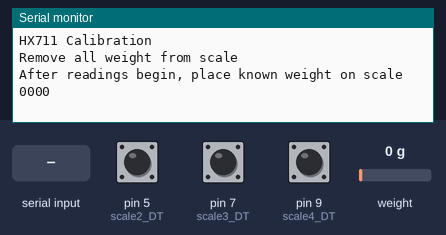
Bench run of a sketch on a simulated Arduino Uno, built with avr-gcc and run on an emulated ATmega328P. Parts: the last lines printed to the serial monitor. Inputs (shaded band) come from the test bench; at power-on: weight on the scale 0 g, pin 5 (scale2_DT) HIGH, pin 7 (scale3_DT) HIGH, pin 9 (scale4_DT) HIGH.

Above: at 2.2 s.
2.3 s: "s" received over Serial
At 2.52 s:
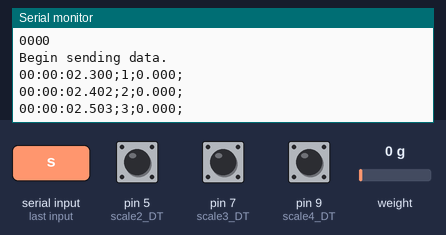
3.8 s: "e" received over Serial
At 4.4 s:
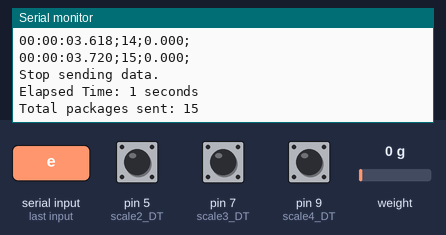
5.3 s: "s" received over Serial
At 5.52 s:
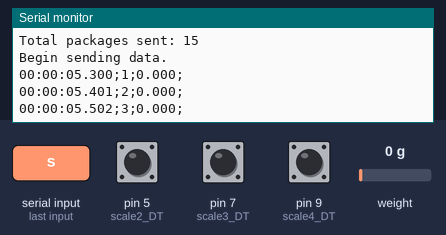
8.3 s: weight on the scale set to 100 g
At 8.36 s:
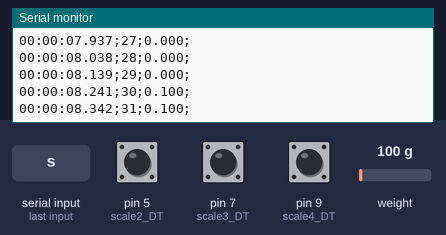
11.3 s: weight on the scale set to 1250 g
At 13.73 s:
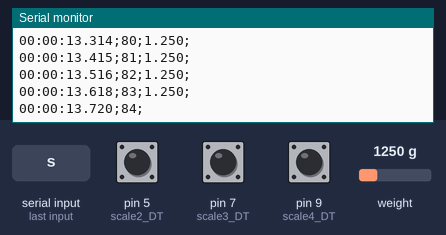
Timing chart, 0 to 13.8 s (numbered marks = the images above; inputs shaded):
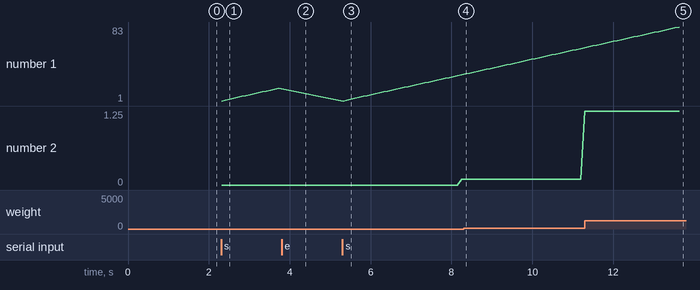

Measured:
- after the input at 2.3 s, the serial monitor: prints a new line at once (image 1)
- after the input at 3.8 s, the serial monitor: prints a new line at once (image 2)
- after the input at 5.3 s, the serial monitor: prints a new line at once (image 3)
- after the input at 8.3 s, the serial monitor: prints a new line after 0.05 s (image 4)
- after the input at 11.3 s, the serial monitor: prints a new line after 0.10 s (image 5)
- plotted number 1: 15 → 30 after the input at 5.3 s, 30 → 60 after the input at 8.3 s
- plotted number 2: 0 → 0.1 after the input at 5.3 s, 0.1 → 1.25 after the input at 8.3 s

The sketch:

scalle_sample_May-31-2025.ino
```cpp
#include <HX711.h>

HX711 scale;
HX711 scale2;
HX711 scale3;
HX711 scale4;

float calibration_factor = 408450;
// float calibration_factor2 = 438320;
// float calibration_factor3 = 428128;
// float calibration_factor4 = 446500;

unsigned long startTime; // Variable to store the start time
unsigned long elapsedTime; // Total time lapsed
bool sendingScaleData = false; // When receiving signal from Java -> start sending data

unsigned long previous = 0;
const long interval = 100;

long packageNo = 0;

// Pin definitions
const int scale1_DT = 3;
const int scale1_SCK = 2;
const int scale2_DT = 5;
const int scale2_SCK = 4;
const int scale3_DT = 7;
const int scale3_SCK = 6;
const int scale4_DT = 9;
const int scale4_SCK = 8;

// String to store the connection status of each scale
String connectionStatus = "";

//=============================================================================================
//                         SETUP
//=============================================================================================
void setup() {
  Serial.begin(9600);
  Serial.println("HX711 Calibration");
  Serial.println("Remove all weight from scale");
  Serial.println("After readings begin, place known weight on scale");

  // Initialize scale 1
  pinMode(scale1_DT, INPUT_PULLUP);
  if (digitalRead(scale1_DT) == LOW) {
    connectionStatus += "1";  // Scale 1 connected
  } else {
    connectionStatus += "0";  // Scale 1 not connected
  }

  // Initialize scale 2
  pinMode(scale2_DT, INPUT_PULLUP);
  if (digitalRead(scale2_DT) == LOW) {
    connectionStatus += "1";  // Scale 2 connected
  } else {
    connectionStatus += "0";  // Scale 2 not connected
  }

  // Initialize scale 3
  pinMode(scale3_DT, INPUT_PULLUP);
  if (digitalRead(scale3_DT) == LOW) {
    connectionStatus += "1";  // Scale 3 connected
  } else {
    connectionStatus += "0";  // Scale 3 not connected
  }

  // Initialize scale 4
  pinMode(scale4_DT, INPUT_PULLUP);
  if (digitalRead(scale4_DT) == LOW) {
    connectionStatus += "1";  // Scale 4 connected
  } else {
    connectionStatus += "0";  // Scale 4 not connected
  }

  // print connection status (i.e. 1100 if scale 1 and 2 are connected)
  Serial.println(connectionStatus);

  scale.begin(3, 2); // (DT, SCK)
  scale.set_scale();
  scale.tare(); // Reset value to 0

  // scale2.begin(5, 4); // (DT, SCK)
  // scale2.set_scale();
  // scale2.tare(); // Reset value to 0

  // scale3.begin(7, 6); // (DT, SCK)
  // scale3.set_scale();
  // scale3.tare(); // Reset value to 0

  // scale4.begin(9, 8); // (DT, SCK)
  // scale4.set_scale();
  // scale4.tare(); // Reset value to 0

  // long zero_factor = scale.read_average(); //đọc thông tin
  // long zero_factor2 = scale2.read_average(); //đọc thông tin scale 2
  // long zero_factor3 = scale3.read_average(); //đọc thông tin scale 3
  // long zero_factor4 = scale4.read_average(); //đọc thông tin scale 4

}

//=============================================================================================
//                         LOOP
//=============================================================================================
void loop() {

  scale.set_scale(calibration_factor); // Adjust the scale based on calibration factor
  // scale2.set_scale(calibration_factor2);
  // scale3.set_scale(calibration_factor3);
  // scale4.set_scale(calibration_factor4);

  // delay(100);

  // Listener
  if(Serial.available())
  {
    char temp = Serial.read();
    if (temp == 's') {
      startTime = millis();
      sendingScaleData = true;
      Serial.println("Begin sending data.");
    } else if (temp == 'e') {
      sendingScaleData = false;
      elapsedTime = millis() - startTime;
      Serial.println("Stop sending data.");
      Serial.print("Elapsed Time: ");
      Serial.print(elapsedTime / 1000);  // Print time in seconds
      Serial.println(" seconds");
      Serial.print("Total packages sent: ");
      Serial.println(packageNo);
      packageNo = 0;
    }

  }

  if (sendingScaleData) {
    unsigned long currentMillis = millis();

    if (currentMillis - previous >= interval) {
      previous = currentMillis;

      unsigned long totalSeconds = currentMillis / 1000;
      unsigned long hours = totalSeconds / 3600;
      unsigned long minutes = (totalSeconds % 3600) / 60;
      unsigned long seconds = totalSeconds % 60;
      unsigned long milliseconds = currentMillis % 1000;

      packageNo++;

      if (hours < 10) Serial.print("0");
      Serial.print(hours);
      Serial.print(":");
      if (minutes < 10) Serial.print("0");
      Serial.print(minutes);
      Serial.print(":");
      if (seconds < 10) Serial.print("0");
      Serial.print(seconds);
      Serial.print(".");
      if (milliseconds < 100) Serial.print("0");
      if (milliseconds < 10) Serial.print("0");
      Serial.print(milliseconds);

      Serial.print(";");

      Serial.print(packageNo);
      Serial.print(";");

      float reading = scale.get_units();
      if (abs(reading) < 0.001) { // Threshold for noise
        reading = 0.000;
      }
      Serial.print(reading, 3);
      Serial.print(";");

      // float reading2 = scale2.get_units();
      // if (abs(reading2) < 0.001) { // Threshold for noise
      //   reading2 = 0.0;
      // }
      // Serial.print(reading2, 3);
      // Serial.print(";");

      // float reading3 = scale3.get_units();
      // if (abs(reading3) < 0.001) { // Threshold for noise
      //   reading3 = 0.0;
      // }
      // Serial.print(reading3, 3);
      // Serial.print(";");

      // float reading4 = scale4.get_units();
      // if (abs(reading4) < 0.001) { // Threshold for noise
      //   reading4 = 0.0;
      // }
      // Serial.print(reading4, 3);

      Serial.println();
    }
  }
}
```
